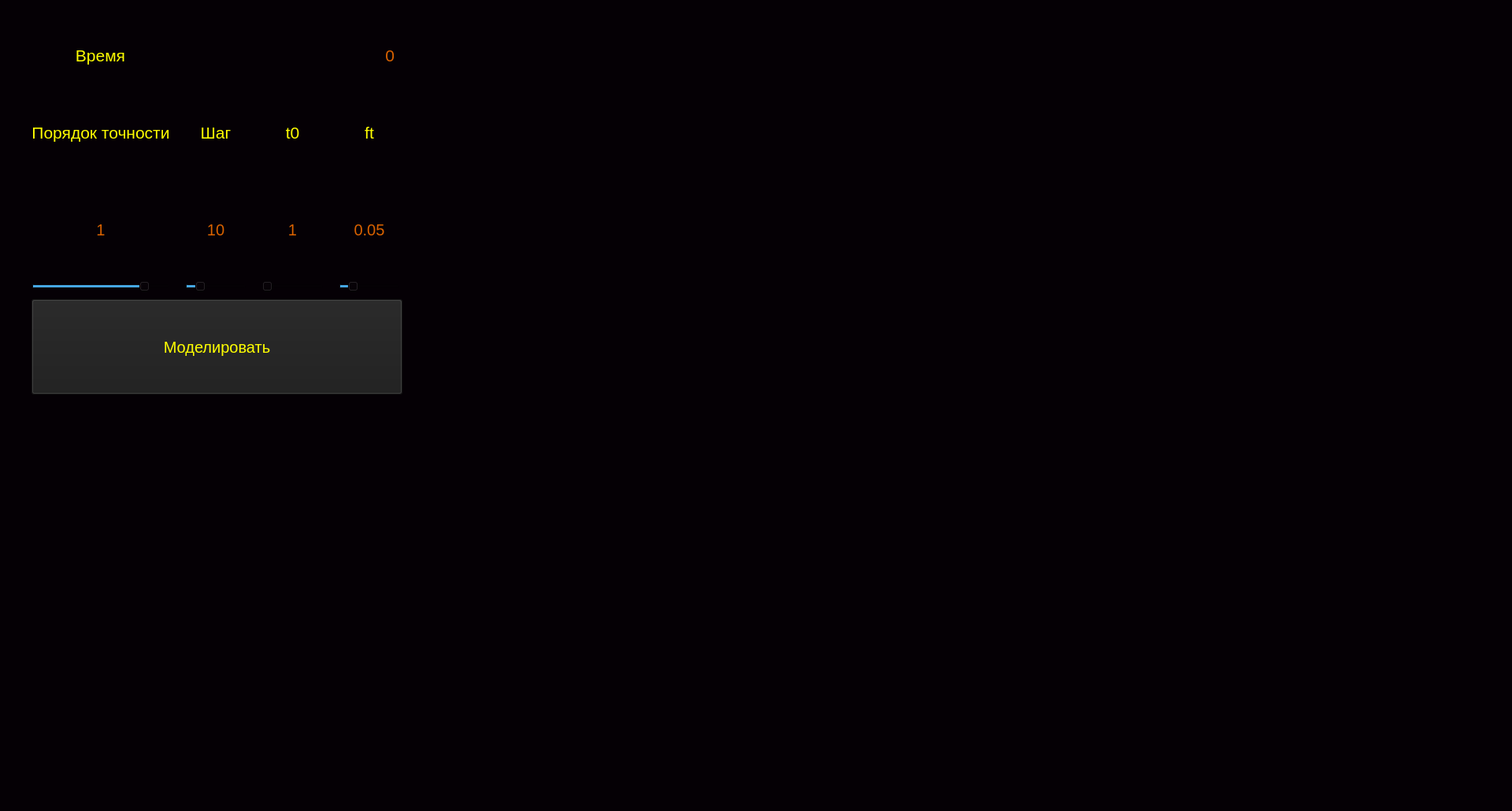
<?xml version="1.0" encoding="UTF-8"?>
<ui version="4.0">
 <class>MainWindow</class>
 <widget class="QMainWindow" name="MainWindow">
  <property name="geometry">
   <rect>
    <x>0</x>
    <y>0</y>
    <width>1920</width>
    <height>1030</height>
   </rect>
  </property>
  <property name="windowTitle">
   <string>MainWindow</string>
  </property>
  <property name="styleSheet">
   <string notr="true">background-color: rgb(5, 0, 5)</string>
  </property>
  <widget class="QWidget" name="centralwidget">
   <widget class="QLabel" name="label">
    <property name="geometry">
     <rect>
      <x>520</x>
      <y>40</y>
      <width>1371</width>
      <height>951</height>
     </rect>
    </property>
    <property name="text">
     <string/>
    </property>
   </widget>
   <widget class="QWidget" name="gridLayoutWidget">
    <property name="geometry">
     <rect>
      <x>40</x>
      <y>110</y>
      <width>481</width>
      <height>261</height>
     </rect>
    </property>
    <layout class="QGridLayout" name="gridLayout">
     <item row="2" column="6">
      <widget class="QSlider" name="Slider_ft">
       <property name="minimum">
        <number>1</number>
       </property>
       <property name="maximum">
        <number>100</number>
       </property>
       <property name="singleStep">
        <number>1</number>
       </property>
       <property name="value">
        <number>18</number>
       </property>
       <property name="orientation">
        <enum>Qt::Horizontal</enum>
       </property>
      </widget>
     </item>
     <item row="2" column="7">
      <widget class="QLabel" name="label_8">
       <property name="text">
        <string/>
       </property>
      </widget>
     </item>
     <item row="2" column="2">
      <widget class="QSlider" name="Slider_Step">
       <property name="minimum">
        <number>1</number>
       </property>
       <property name="maximum">
        <number>1000</number>
       </property>
       <property name="pageStep">
        <number>10</number>
       </property>
       <property name="value">
        <number>199</number>
       </property>
       <property name="orientation">
        <enum>Qt::Horizontal</enum>
       </property>
      </widget>
     </item>
     <item row="2" column="5">
      <widget class="QLabel" name="label_4">
       <property name="text">
        <string/>
       </property>
      </widget>
     </item>
     <item row="2" column="1">
      <widget class="QLabel" name="label_2">
       <property name="text">
        <string/>
       </property>
      </widget>
     </item>
     <item row="2" column="3">
      <widget class="QLabel" name="label_3">
       <property name="text">
        <string/>
       </property>
      </widget>
     </item>
     <item row="0" column="6">
      <widget class="QLabel" name="EmEdit_3">
       <property name="font">
        <font>
         <pointsize>16</pointsize>
        </font>
       </property>
       <property name="styleSheet">
        <string notr="true">color: yellow</string>
       </property>
       <property name="text">
        <string>ft</string>
       </property>
       <property name="alignment">
        <set>Qt::AlignCenter</set>
       </property>
      </widget>
     </item>
     <item row="1" column="2">
      <widget class="QLabel" name="step">
       <property name="font">
        <font>
         <pointsize>15</pointsize>
        </font>
       </property>
       <property name="styleSheet">
        <string notr="true">color: rgb(218, 98, 0)</string>
       </property>
       <property name="text">
        <string>10</string>
       </property>
       <property name="alignment">
        <set>Qt::AlignCenter</set>
       </property>
      </widget>
     </item>
     <item row="2" column="4">
      <widget class="QSlider" name="Slider_t0">
       <property name="minimum">
        <number>0</number>
       </property>
       <property name="maximum">
        <number>100</number>
       </property>
       <property name="value">
        <number>0</number>
       </property>
       <property name="orientation">
        <enum>Qt::Horizontal</enum>
       </property>
      </widget>
     </item>
     <item row="1" column="0">
      <widget class="QLabel" name="precision">
       <property name="font">
        <font>
         <pointsize>15</pointsize>
        </font>
       </property>
       <property name="styleSheet">
        <string notr="true">color: rgb(218, 98, 0)</string>
       </property>
       <property name="text">
        <string>1</string>
       </property>
       <property name="alignment">
        <set>Qt::AlignCenter</set>
       </property>
      </widget>
     </item>
     <item row="0" column="2">
      <widget class="QLabel" name="LEdit_2">
       <property name="font">
        <font>
         <pointsize>16</pointsize>
        </font>
       </property>
       <property name="styleSheet">
        <string notr="true">color:yellow</string>
       </property>
       <property name="text">
        <string>Шаг</string>
       </property>
       <property name="alignment">
        <set>Qt::AlignCenter</set>
       </property>
      </widget>
     </item>
     <item row="0" column="4">
      <widget class="QLabel" name="EmEdit_2">
       <property name="font">
        <font>
         <pointsize>16</pointsize>
        </font>
       </property>
       <property name="styleSheet">
        <string notr="true">color: yellow</string>
       </property>
       <property name="text">
        <string>t0</string>
       </property>
       <property name="alignment">
        <set>Qt::AlignCenter</set>
       </property>
      </widget>
     </item>
     <item row="1" column="4">
      <widget class="QLabel" name="t0">
       <property name="font">
        <font>
         <pointsize>15</pointsize>
        </font>
       </property>
       <property name="styleSheet">
        <string notr="true">color: rgb(218, 98, 0)</string>
       </property>
       <property name="text">
        <string>1</string>
       </property>
       <property name="alignment">
        <set>Qt::AlignCenter</set>
       </property>
      </widget>
     </item>
     <item row="2" column="0">
      <widget class="QSlider" name="Slider_Precision">
       <property name="minimum">
        <number>1</number>
       </property>
       <property name="maximum">
        <number>20</number>
       </property>
       <property name="value">
        <number>17</number>
       </property>
       <property name="orientation">
        <enum>Qt::Horizontal</enum>
       </property>
      </widget>
     </item>
     <item row="0" column="0">
      <widget class="QLabel" name="RLabel">
       <property name="font">
        <font>
         <pointsize>16</pointsize>
        </font>
       </property>
       <property name="styleSheet">
        <string notr="true">color: yellow</string>
       </property>
       <property name="text">
        <string>Порядок точности</string>
       </property>
       <property name="alignment">
        <set>Qt::AlignCenter</set>
       </property>
      </widget>
     </item>
     <item row="1" column="6">
      <widget class="QLabel" name="ft">
       <property name="font">
        <font>
         <pointsize>15</pointsize>
        </font>
       </property>
       <property name="styleSheet">
        <string notr="true">color: rgb(218, 98, 0)</string>
       </property>
       <property name="text">
        <string>0.05</string>
       </property>
       <property name="alignment">
        <set>Qt::AlignCenter</set>
       </property>
      </widget>
     </item>
    </layout>
   </widget>
   <widget class="QPushButton" name="pushButton">
    <property name="geometry">
     <rect>
      <x>40</x>
      <y>380</y>
      <width>471</width>
      <height>121</height>
     </rect>
    </property>
    <property name="font">
     <font>
      <pointsize>15</pointsize>
     </font>
    </property>
    <property name="styleSheet">
     <string notr="true">background-color:rgb(29, 29, 29);
color: yellow</string>
    </property>
    <property name="text">
     <string>Моделировать</string>
    </property>
   </widget>
   <widget class="QLabel" name="RLabel_2">
    <property name="geometry">
     <rect>
      <x>40</x>
      <y>40</y>
      <width>175</width>
      <height>61</height>
     </rect>
    </property>
    <property name="font">
     <font>
      <pointsize>16</pointsize>
     </font>
    </property>
    <property name="styleSheet">
     <string notr="true">color: yellow</string>
    </property>
    <property name="text">
     <string>Время</string>
    </property>
    <property name="alignment">
     <set>Qt::AlignCenter</set>
    </property>
   </widget>
   <widget class="QLabel" name="time">
    <property name="geometry">
     <rect>
      <x>230</x>
      <y>40</y>
      <width>271</width>
      <height>61</height>
     </rect>
    </property>
    <property name="font">
     <font>
      <pointsize>16</pointsize>
     </font>
    </property>
    <property name="styleSheet">
     <string notr="true">color:  rgb(218, 98, 0)</string>
    </property>
    <property name="text">
     <string>0</string>
    </property>
    <property name="alignment">
     <set>Qt::AlignRight|Qt::AlignTrailing|Qt::AlignVCenter</set>
    </property>
   </widget>
  </widget>
  <widget class="QMenuBar" name="menubar">
   <property name="geometry">
    <rect>
     <x>0</x>
     <y>0</y>
     <width>1920</width>
     <height>19</height>
    </rect>
   </property>
  </widget>
  <widget class="QStatusBar" name="statusbar"/>
 </widget>
 <resources/>
 <connections/>
</ui>
